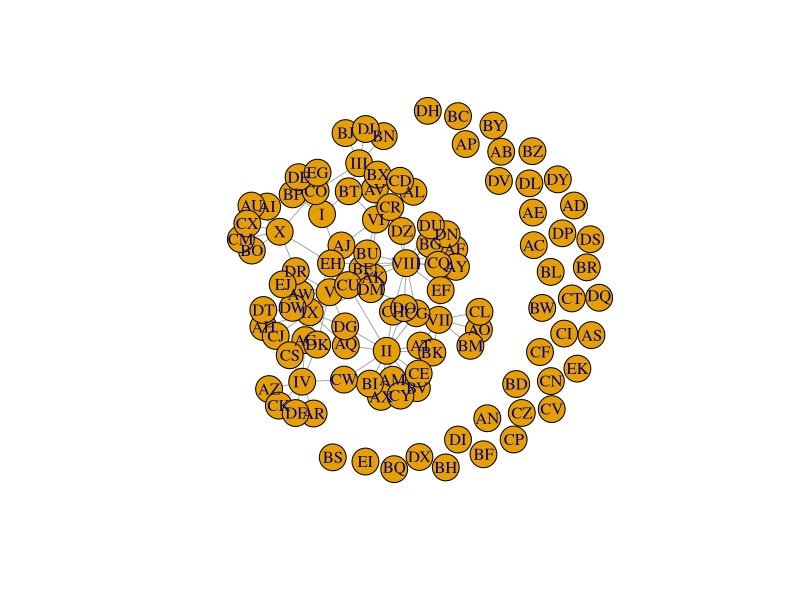
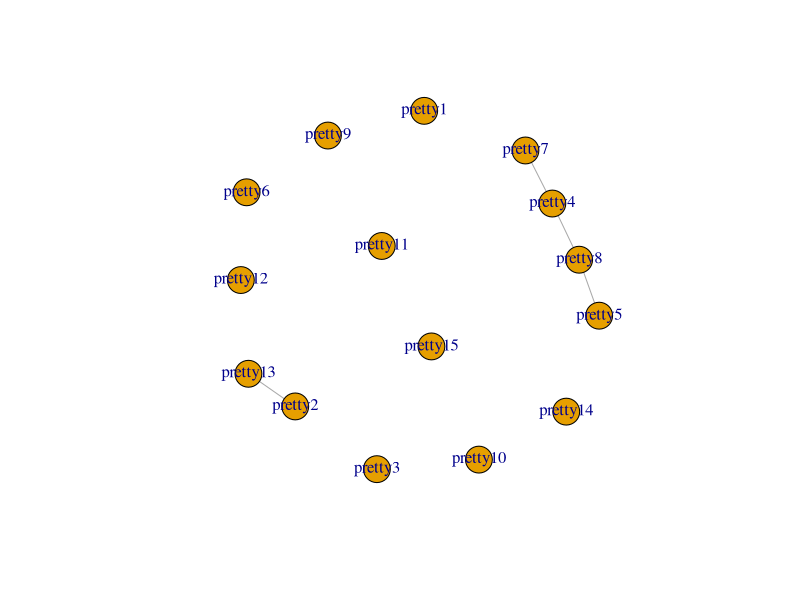

Recreate these plots in R, in order. (Note: this script raises an error after producing the figures.)
#bipartite graph functions
#based on Latapy 2008
library(igraph)

#model graphs for testing
bg = bipartite.random.game(n1 = 10, n2 = 100, type = "gnp", p = 0.1)
V(bg)[type == FALSE]$name <- as.character(as.roman(1:10))

a = combn(LETTERS[1:26], m = 2, simplify = TRUE)
c= character()
for(i in 1:325){b = paste0(a[1,i], a[2,i])
  c = c(c,b)
  rm(i)
}
V(bg)[type == TRUE]$name = c[1:100]

plot(bg)

biguglytest = bipartite.random.game(n1 = 100, n2 = 1000, type = "gnp", p = 0.1)
V(biguglytest)$name = paste0("ugly", 1:1100)

prettytest = bipartite.random.game(n1 = 5, n2 = 10, type = "gnp", p = 0.1)
V(prettytest)$name = paste0("pretty", 1:15)
plot(prettytest)

gargantua = bipartite.random.game(n1 = 100, n2 = 22000, type = "gnp", p = 0.1)
V(gargantua)$name = paste0("ugly", 1:22000)

##############Neighbors of distance 2

NeighborsDistance2 <- function(g, v){
  #takes a single node; 
  if(length(v)>1){
    warning("More than one V selected; returning distance 2 neighborhood for first vertex only")
  }
  vx = V(g)[v] #define v as a igraph.vs
  a = neighbors(graph = g, v = vx) #gets neighbors for v
  b = adjacent_vertices(graph = g, v = a) # gets neighbors of neighbors of v, including v
  c = unique(unlist(b)) #
  #return(c)
   if(!is.null(c)){
     c = c[order(c)]  
   }
  
    d2 = V(g)[c] #still includes v
    d2 = d2[!(d2%in%vx)] #removes v
    return(d2)
}

NeighborsDistance2.multi <- function(g, v=V(g), size = FALSE){

    a = lapply(V(g)[v], NeighborsDistance2, g = g)
  if(size == FALSE){
    return(a)
  }
  if(size == TRUE){
    return(sapply(a, length))
  }
}

#takes about 15 minutes to analyze a 22100 node network.
proctor = proc.time()
test_temp = NeighborsDistance2.multi(gargantua, size = TRUE)
proctor = proc.time() - proctor
#
plot(x = degree(prettytest, v = V(prettytest)[type == TRUE]), 
     y = NeighborsDistance2.multi(prettytest, size = TRUE, v = V(prettytest)[type == TRUE]) 
     )

plot(x = degree(bg, v = V(bg)[type == TRUE]), 
     y = NeighborsDistance2.multi(bg, size = TRUE, v = V(bg)[type == TRUE]) 
)

plot(x = degree(biguglytest, v = V(biguglytest)[type == TRUE]), 
     y = NeighborsDistance2.multi(biguglytest, size = TRUE, v = V(biguglytest)[type == TRUE]) 
)

##############Clustering coefficient, point

ClusteringCoefficientPoint.Pair <- function(g, v1, v2){
  sect = V(g)[nei(v1) & nei(v2)]
  nion = V(g)[nei(c(v1,v2))] 
  point = length(sect)/length(nion)
  return(point)
}

ClusteringCoefficientPoint.Pair(bg, 2, 4)
sapply(X = V(bg)[1:5], FUN = ClusteringCoefficientPoint.Pair, g = bg, v1 = 2, USE.NAMES = TRUE)

sapply(X = V(bg)[NeighborsDistance2(g = bg, v = "II")], 
       FUN = ClusteringCoefficientPoint.Pair, 
       g = bg, 
#       v1 = V(bg)["II"], 
       v1 = 2,
       USE.NAMES = TRUE)

ClusteringCoefficientPoint <- function(g, u){
  u = V(g)[u]
  NNu = (NeighborsDistance2(g = g, v = u))
  if(length(NNu)==0){
    return(0)
  }
  ccp = sapply(X = V(g)[NNu], 
               FUN = function(v){ClusteringCoefficientPoint.Pair(g = g, 
                                                                 v1 = V(g)[v], 
                                                                 v2 = V(g)[u])},
               USE.NAMES = TRUE
                 )
  #if(length(ccp)==0){ccp = 0}
  #if(length(NNu)==0){NNu = 1}
  ccpu = (sum(ccp))/(length(NNu))
  return(ccpu)
}

ClusteringCoefficientPoint(bg, 11)
length(ClusteringCoefficientPoint(bg, 11))
V(bg)[type == "TRUE"]
mean(sapply(X = V(bg)[type == "FALSE"], ClusteringCoefficientPoint, g = bg))
a = sapply(X = V(bg)[type == TRUE], ClusteringCoefficientPoint, g = bg)

#Helper cumulative distribution function

cumulative.dist <- function(x, by.breaks = 0.01){
  breaks = seq(0,1, by = by.breaks)
  x.cut = cut(x, breaks, right = FALSE)
  x.freq = table(x.cut)
  x.cumsum = cumsum(x.freq)
  return(x.cumsum)
}

#tests proctor = proc.time()
proctor = proc.time()
test_temp = sapply(X = V(gargantua), FUN = ClusteringCoefficientPoint, g = gargantua)
proctor = proc.time() - proctor




cumulative.dist(a, by.breaks = 0.001)
